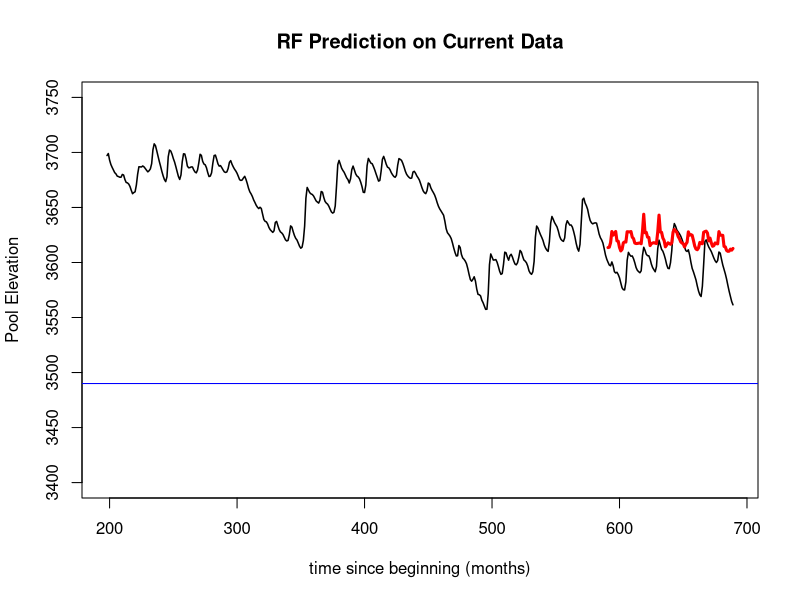
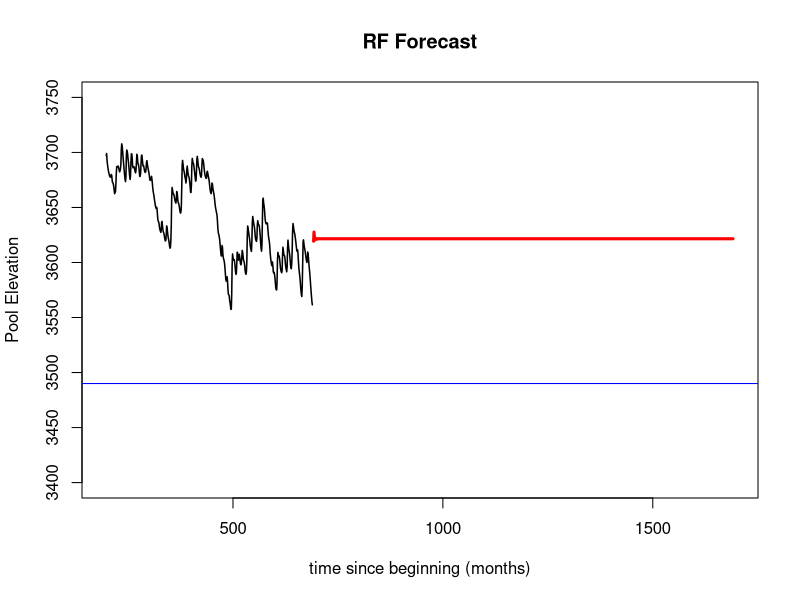
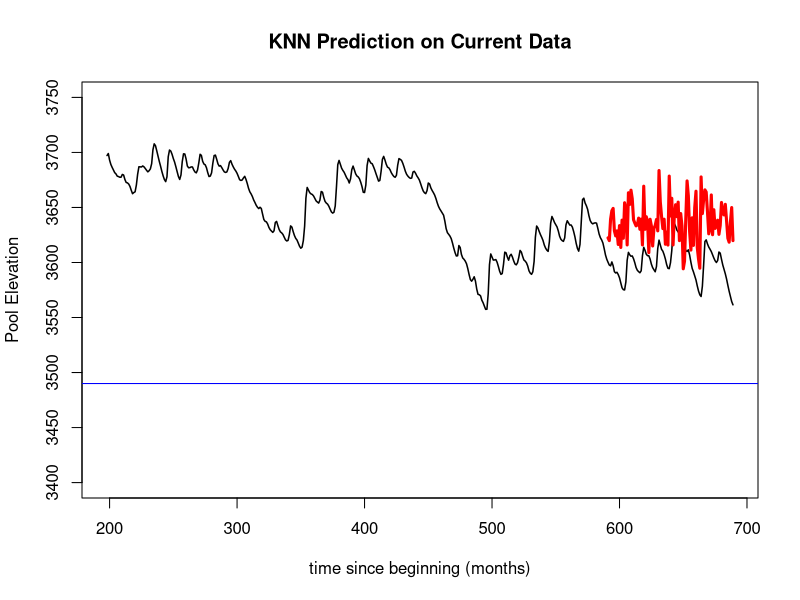

Source code (R) for these figures, in order: (Note: a time limit stopped this script after it produced the figures.)
## ---- chunk 1
knitr::opts_chunk$set(echo = TRUE)
## ---- chunk 2
library(lubridate)
library(forecast)
library(caret)
## ---- chunk 3
dat <- read.csv("Lake_Powell_Data.csv")

# Aggregate by each month (by minimum)
dat$YEAR_MONTH <- paste0(year(mdy(dat$datetime)), "_", month(mdy(dat$datetime)))

dat2 <- aggregate(dat[, 2:6], list(dat$YEAR_MONTH), mean)

dat2$YEAR <- as.numeric(sapply(dat2$Group.1, function(x) unlist(strsplit(x, "_"))[1]))
dat2$MONTH <- as.numeric(sapply(dat2$Group.1, function(x) unlist(strsplit(x, "_"))[2]))

dat2$MONTHS_SINCE_BEG <- (dat2$YEAR - 1963) * 12 + (dat2$MONTH - 12)

# order by months since beginning
dat2 <- dat2[order(dat2$MONTHS_SINCE_BEG, decreasing = FALSE), ]

# start from month 197 To get to Jun 1980
dat2 <- dat2[dat2$MONTHS_SINCE_BEG > 197, ]
dat2
## ---- chunk 4
# normalize<- function(x){
#   return ((x-min(x))/(max(x)-min(x)))
# }
# dat2$total.inflows <-normalize(dat2$total.inflows)
# dat2$total.release <-normalize(dat2$total.release)
# dat2$evaporation <- normalize(dat2$evaporation)
# dat2$power.release <- normalize(dat2$power.release)
# dat2$MONTHS_SINCE_BEG <-normalize(dat2$MONTHS_SINCE_BEG)
# dat2$pool.elevation <- normalize(dat2$pool.elevation)
# dat2
# 

## ---- chunk 5
# 80% in training - 20% testing split
train_idx <- seq_len(nrow(dat2) * .8)

train_dat <- dat2[train_idx, ]
test_dat <- dat2[-train_idx, ]
## ---- chunk 6
# forecast each predictor -------------------------------------------------
for_plot <- list()
all_fcasts <- list()
for (variable in c("total.inflows", "total.release", "evaporation", "power.release")) {
    tmp <- ts(dat2[, variable], frequency = 1, start = 200)
    fit <- auto.arima(tmp)
    fcast <- forecast(fit, h = 1000)
    for_plot[[variable]]  <- fcast
    fcast <- as.data.frame(fcast)
    all_fcasts[[variable]] <- fcast
}

## ---- chunk 7
# Create control function for training with 10 folds. search method is grid.
control <- trainControl(method = "cv", 
                        number = 10, 
                        search = "grid")

## ---- chunk 8

# Create tunegrid with 15 values from 1:15 for mtry to tunning model. Our train function will change number of entry variable at each split according to tunegrid. 

tunegrid <- expand.grid(.mtry = (1:15)) 

rf_gridsearch <- train(pool.elevation ~ MONTHS_SINCE_BEG + total.inflows + total.release + evaporation + power.release,
                       data = train_dat,
                       method = "rf",
                       metric = "RMSE",
                       trControl = control,
                       tuneGrid = tunegrid)
print(rf_gridsearch)
varImp(rf_gridsearch)


predictions <- predict(rf_gridsearch, newdata = test_dat)

MSE_test <- sum((test_dat$pool.elevation - predictions)^2) / nrow(test_dat)
RF_RMSE <- sqrt(MSE_test)
cat("RF_RMSE ",RF_RMSE)


plot(dat2$MONTHS_SINCE_BEG, dat2$pool.elevation, type =  "l", lty = 1, lwd = 1.5,
     xlab = "time since beginning (months)", ylab = "Pool Elevation", ylim = c(3400, 3750), main="RF Prediction on Current Data")
lines(test_dat$MONTHS_SINCE_BEG, predictions, col = "red", lwd = 3)
abline(h = 3490, col = "blue")

## ---- chunk 9
# forecast pool elevation
all_predictions <- c()
for (t in rownames(all_fcasts$total.inflows)) {
    tmp <- predict(rf_gridsearch,
                   newdata = data.frame(MONTHS_SINCE_BEG = as.numeric(t), 
                                        total.inflows = all_fcasts$total.inflows[t, "Point Forecast"],
                                        total.release = all_fcasts$total.release[t, "Point Forecast"],
                                        evaporation = all_fcasts$evaporation[t, "Point Forecast"],
                                        power.release = all_fcasts$power.release[t, "Point Forecast"]))
    
    all_predictions <- c(all_predictions, tmp)
}

names(all_predictions) <- rownames(all_fcasts$total.inflows)




plot(dat2$MONTHS_SINCE_BEG, dat2$pool.elevation, type =  "l", lty = 1, lwd = 1.5,
     xlab = "time since beginning (months)", ylab = "Pool Elevation", ylim = c(3400, 3750), 
     xlim = c(200, max(as.numeric(rownames(all_fcasts$total.inflows)))), main="RF Forecast")
lines(as.numeric(names(all_predictions)), all_predictions, col = "red", lwd = 3)
abline(h = 3490, col = "blue")
## ---- chunk 10


knn_model <- train(pool.elevation ~ MONTHS_SINCE_BEG + total.inflows + total.release + evaporation + power.release,
                       data = train_dat,
                       method = "knn",
                       metric = "RMSE",
                       trControl = control)
print(knn_model)
varImp(knn_model)

predictions <- predict(knn_model, newdata = test_dat)

MSE_test <- sum((test_dat$pool.elevation - predictions)^2) / nrow(test_dat)

#TODO figure out this
(RMSE <- sqrt(MSE_test))

plot(dat2$MONTHS_SINCE_BEG, dat2$pool.elevation, type =  "l", lty = 1, lwd = 1.5,
     xlab = "time since beginning (months)", ylab = "Pool Elevation", ylim = c(3400, 3750), main="KNN Prediction on Current Data")
lines(test_dat$MONTHS_SINCE_BEG, predictions, col = "red", lwd = 3)
abline(h = 3490, col = "blue")
## ---- chunk 11
summary(dat2)
## ---- chunk 12
all_predictions <- c()
for (t in rownames(all_fcasts$total.inflows)) {
    tmp <- predict(knn_model,
                   newdata = data.frame(MONTHS_SINCE_BEG = as.numeric(t), 
                                        total.inflows = all_fcasts$total.inflows[t, "Point Forecast"],
                                        total.release = all_fcasts$total.release[t, "Point Forecast"],
                                        evaporation = all_fcasts$evaporation[t, "Point Forecast"],
                                        power.release = all_fcasts$power.release[t, "Point Forecast"]))
    
    all_predictions <- c(all_predictions, tmp)
}


names(all_predictions) <- rownames(all_fcasts$total.inflows)


plot(dat2$MONTHS_SINCE_BEG, dat2$pool.elevation, type =  "l", lty = 1, lwd = 1.5,
     xlab = "time since beginning (months)", ylab = "Pool Elevation", ylim = c(3400, 3750), xlim = c(200, 1000), main= "KNN Forecast")
lines(as.numeric(names(all_predictions)), all_predictions, col = "red", lwd = 3)
abline(h = 3490, col = "blue")
## ---- chunk 13
lambda <- 10^seq(2, -3, length = 100)
lasso_model <- train(pool.elevation ~ MONTHS_SINCE_BEG + total.inflows + total.release + evaporation + power.release,
                   data = train_dat,
                   method = "glmnet",
                   metric = "RMSE",
                   trControl = control,
                   tuneGrid = expand.grid(alpha = 1, lambda = lambda))

print(lasso_model)
varImp(lasso_model)

predictions <- predict(lasso_model, newdata = test_dat)

MSE_test <- sum((test_dat$pool.elevation - predictions)^2) / nrow(test_dat)
(RMSE <- sqrt(MSE_test))

plot(dat2$MONTHS_SINCE_BEG, dat2$pool.elevation, type =  "l", lty = 1, lwd = 1.5,
     xlab = "time since beginning (months)", ylab = "Pool Elevation", ylim = c(3400, 3750), main="Lasso Prediction on Current Data")
lines(test_dat$MONTHS_SINCE_BEG, predictions, col = "red", lwd = 3)
abline(h = 3490, col = "blue")

## ---- chunk 14
# forecast pool elevation
all_predictions <- c()
for (t in rownames(all_fcasts$total.inflows)) {
    tmp <- predict(lasso_model,
                   newdata = data.frame(MONTHS_SINCE_BEG = as.numeric(t), 
                                        total.inflows = all_fcasts$total.inflows[t, "Point Forecast"],
                                        total.release = all_fcasts$total.release[t, "Point Forecast"],
                                        evaporation = all_fcasts$evaporation[t, "Point Forecast"],
                                        power.release = all_fcasts$power.release[t, "Point Forecast"]))
    
    all_predictions <- c(all_predictions, tmp)
}


names(all_predictions) <- rownames(all_fcasts$total.inflows)


plot(dat2$MONTHS_SINCE_BEG, dat2$pool.elevation, type =  "l", lty = 1, lwd = 1.5,
     xlab = "time since beginning (months)", ylab = "Pool Elevation", ylim = c(3400, 3750), xlim = c(200, max(as.numeric(rownames(all_fcasts$total.inflows)))), main="Lasso Forecast")+points(x=1328, y=3490)
lines(as.numeric(names(all_predictions)), all_predictions, col = "red", lwd = 3)
abline(h = 3490, col = "blue")
